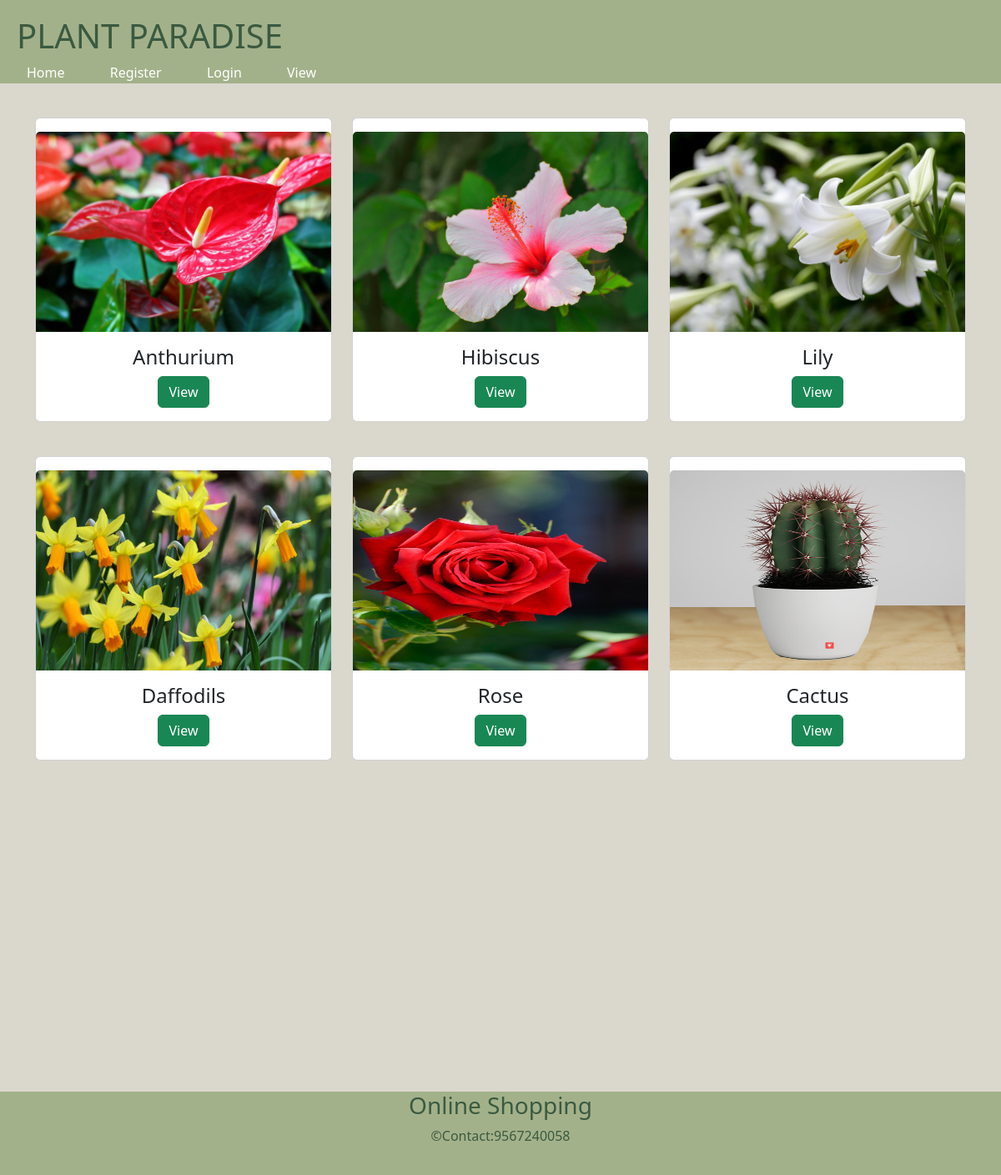
The page / on the database its author committed.
### adminapp/models.py (models this page shows)
class Adddb(models.Model):
    plant_image=models.ImageField(upload_to='image',default='null')
    plantname=models.CharField(max_length=20)
    description=models.CharField(max_length=100)

### plant_app/views.py (the view)
# urls.py: path('',views.index,name="index"),
def index(request):
    data=Adddb.objects.all()
    return render(request,"index.html",{'data':data})

### plant_app/templates/index.html (shortened to what this page needs)
<!DOCTYPE html>
{% load static %}
<html lang="en">
<head>
    <link href="https://cdn.jsdelivr.net/npm/bootstrap@5.3.0/dist/css/bootstrap.min.css" rel="stylesheet">
</head>
<body>
    <header>
        <h1>PLANT PARADISE</h1>
        <div class="nav">
            <ul>
                <li><a href="{% url 'index' %}">Home</a></li>
                <li><a href="{% url 'register' %}">Register</a></li>
                <li><a href="{% url 'login' %}">Login</a></li>
                <li><a href="{% url 'viewbooking' %}">View</a></li>
            </ul>
        </div>
    </header>
    {% block content %}
    <div class="container">
        <div class="row">
        {% for i in data %}
        <div class="col-sm-6 pt-3" style="width:380px; margin-top:25px;">
            <div class="card text-center pt-3">
        <img src="{{i.plant_image.url}}" class="card-img-top" alt="card image" style="height: 15em;">
        <div class="card-body">
          <h4 class="card-title">{{i.plantname}}</h4>
          <a href="{% url 'view' did=i.id %}" class="btn btn-success">View</a>
        </div>
    </div>
</div>
        {% endfor %}
        </div>
      </div>
    {% endblock %}
    <footer>
        <h3>Online Shopping</h3>
        <p>&copy;Contact:9567240058</p>
    </footer>
</body>
</html>

### plant_app/templates/index.html (style rules this page uses)
* { padding:0px; margin:0px; }
header,footer { height:100px; background-color:#a3b18a; }
.nav { color:white; }
ul { list-style-type: none; text-align: right; padding-right: 50px; padding-bottom:20px; }
li { display: inline; padding-right: 50px; }
h1 { color:#3a5a40; padding-left: 20px; padding-top: 19px; }
a { text-decoration: none; color:white; }
footer { margin-top: 397px; color:#3a5a40; text-align: center; }
body { background-color: #dad7cd; }

### rows shown on the page
Adddb: plant_image (picture), plantname "Anthurium"
Adddb: plant_image (picture), plantname "Hibiscus"
Adddb: plant_image (picture), plantname "Lily"
Adddb: plant_image (picture), plantname "Daffodils"
Adddb: plant_image (picture), plantname "Rose"
Adddb: plant_image (picture), plantname "Cactus"
